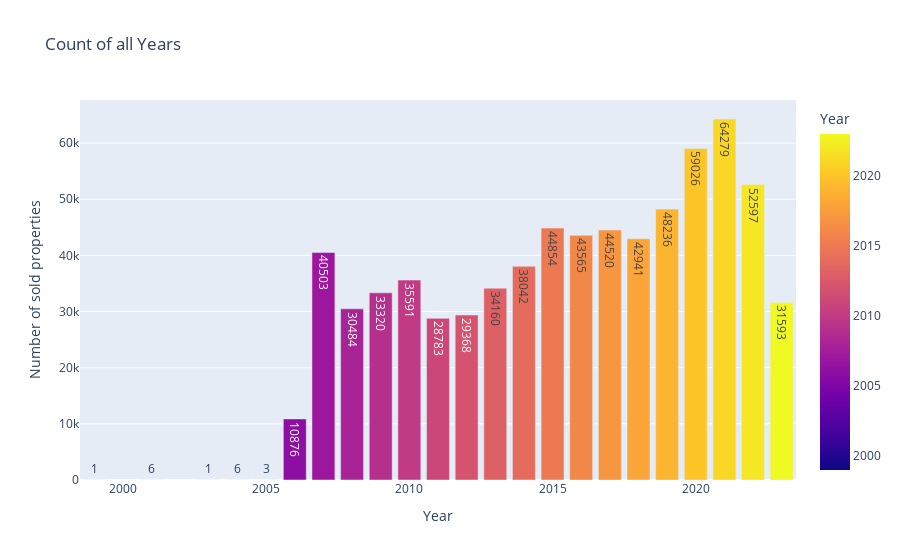

Notebook code cell kept with this figure:
### Code cell
import plotly.express as px
fig = px.bar(
    number_properties_sold_per_year,
    x='Sales Year',
    y='count',
    text='count',  # Display count on bars
    title='Count of all Years',
    labels={'Sales Year': 'Year', 'count': 'Number of sold properties'},
    color='Sales Year',  # Color bars by country
    color_discrete_sequence=px.colors.qualitative.Set2,  # Distinct colors
    hover_data={'Sales Year': True, 'count': True}  # Show country and count on hover
)
fig.show()

### Figure 1 — Plotly figure (JSON) as saved in the notebook; plotly's stock layout.template omitted (floating-point values rounded to 4 significant figures)
{"data": [{"alignmentgroup": "True", "hovertemplate": "Year=%{marker.color}<br>Number of sold properties=%{text}<extra></extra>", "legendgroup": "", "marker": {"color": [2021, 2020, 2022, 2019, 2015, 2017, 2016, 2018, 2007, 2014, 2010, 2013, 2009, 2023, 2008, 2012, 2011, 2006, 2001, 2004, 2005, 2003, 1999], "coloraxis": "coloraxis", "pattern": {"shape": ""}}, "name": "", "offsetgroup": "", "orientation": "v", "showlegend": false, "text": [64279, 59026, 52597, 48236, 44854, 44520, 43565, 42941, 40503, 38042, 35591, 34160, 33320, 31593, 30484, 29368, 28783, 10876, 6, 6, 3, 1, 1], "textposition": "auto", "type": "bar", "x": [2021, 2020, 2022, 2019, 2015, 2017, 2016, 2018, 2007, 2014, 2010, 2013, 2009, 2023, 2008, 2012, 2011, 2006, 2001, 2004, 2005, 2003, 1999], "xaxis": "x", "y": [64279, 59026, 52597, 48236, 44854, 44520, 43565, 42941, 40503, 38042, 35591, 34160, 33320, 31593, 30484, 29368, 28783, 10876, 6, 6, 3, 1, 1], "yaxis": "y"}], "layout": {"autosize": true, "barmode": "relative", "coloraxis": {"colorbar": {"title": {"text": "Year"}}, "colorscale": [[0, "#0d0887"], [0.1111, "#46039f"], [0.2222, "#7201a8"], [0.3333, "#9c179e"], [0.4444, "#bd3786"], [0.5556, "#d8576b"], [0.6667, "#ed7953"], [0.7778, "#fb9f3a"], [0.8889, "#fdca26"], [1, "#f0f921"]]}, "legend": {"tracegroupgap": 0}, "title": {"text": "Count of all Years"}, "xaxis": {"anchor": "y", "autorange": true, "domain": [0, 1], "range": [1998.0, 2024.0], "title": {"text": "Year"}, "type": "linear"}, "yaxis": {"anchor": "x", "autorange": true, "domain": [0, 1], "range": [0, 67660.0], "title": {"text": "Number of sold properties"}, "type": "linear"}}}
